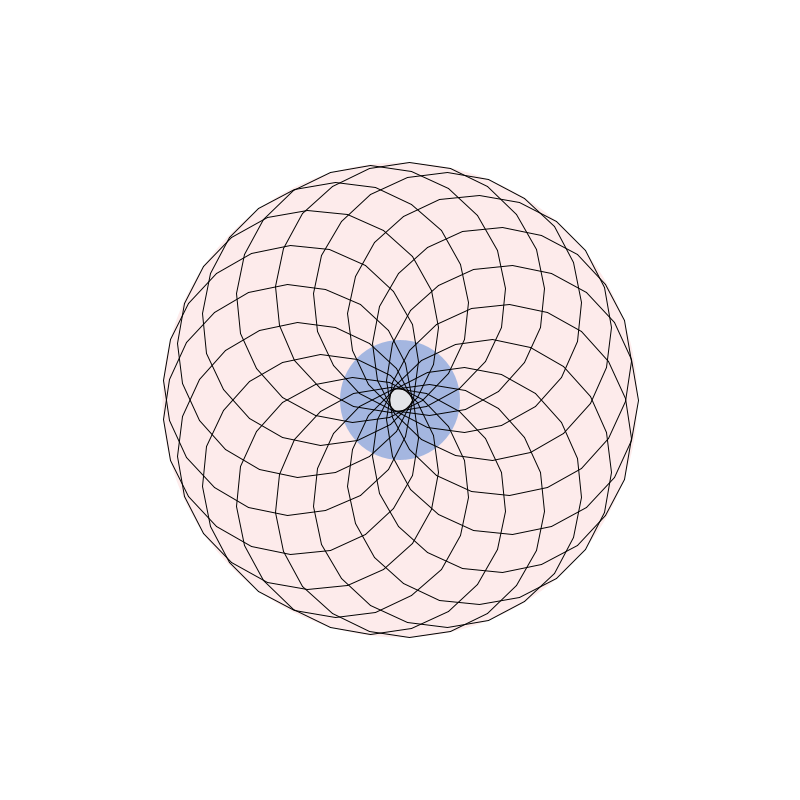
Frame 1 (no input)
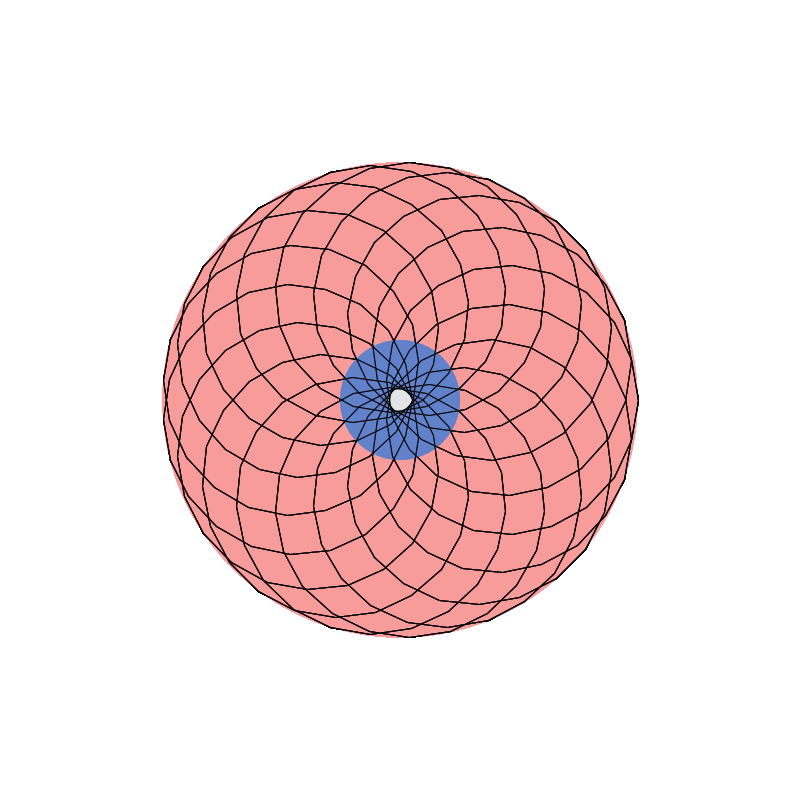
Frame 60 (the mouse pressed at the canvas centre just before this capture)
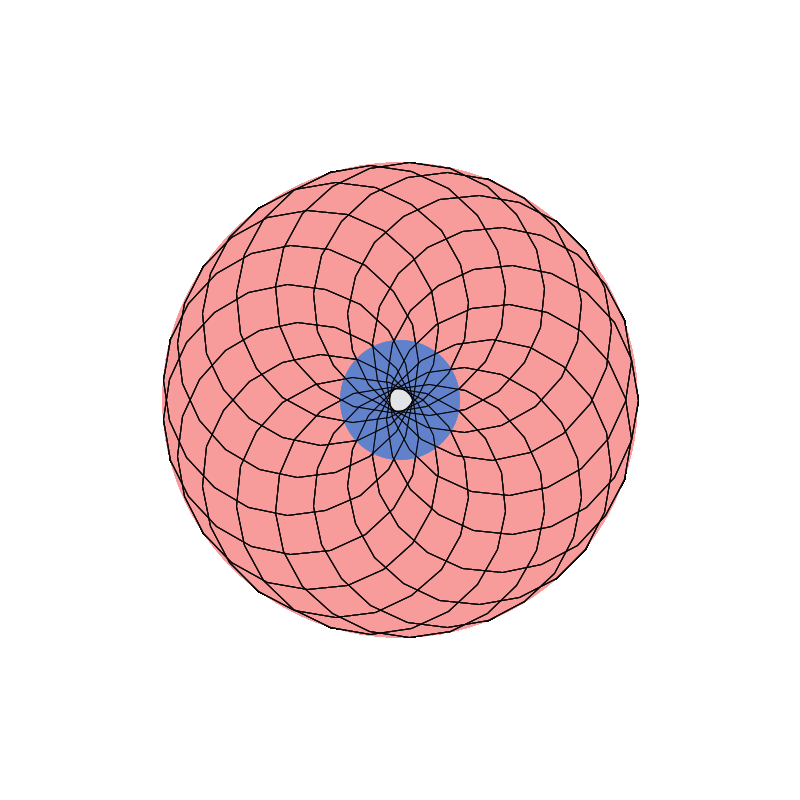
Frame 120 (the mouse held since frame 60 and released just before this capture)

The Processing sketch that drew these frames (run headless with seeded random() and noise(); from frame 60 on, the mouse is pressed at the canvas centre):

// Processing sketch: lab0_sketch
// ── lab0_sketch.pde
/*
 print("Welcome to EECS1710 F2022 saikoro");
 size(250,250);
 line(10,10,100,200);
 ellipse(100,100,40,80);
 */
int centerX, centerY;
float a, b, c, d, e, f, g, h, k, x, y;

void setup() {
  size(800, 800);
  background(255);
  centerX = width/2;
  centerY = height/2;
}

void draw() {
  noStroke();
  fill(245, 155, 155, 50);
  circle(centerX, centerY, 475);
  fill(64,123,213, 120 );
  circle(centerX, centerY, 120 );
  fill(233,233);
  circle(centerX ,centerY, 24 );
  {
    stroke(1);
    x = 378;
    k = 125;
    y = 265;


    for (int i=1; i<361; i+=1) {
      a = radians(i);
      b = radians(i-1);
      c = a*x;
      d = b*x;

      e = (x-y)*cos(b)+k*cos(d);
      f = (x-y)*sin(b)+k*sin(d);

      g = (x-y)*cos(a)+k*cos(c);
      h = (x-y)*sin(a)+k*sin(c);
      line(centerX+e, centerY+f, centerX+g, centerY+h);
    }
  }
}
